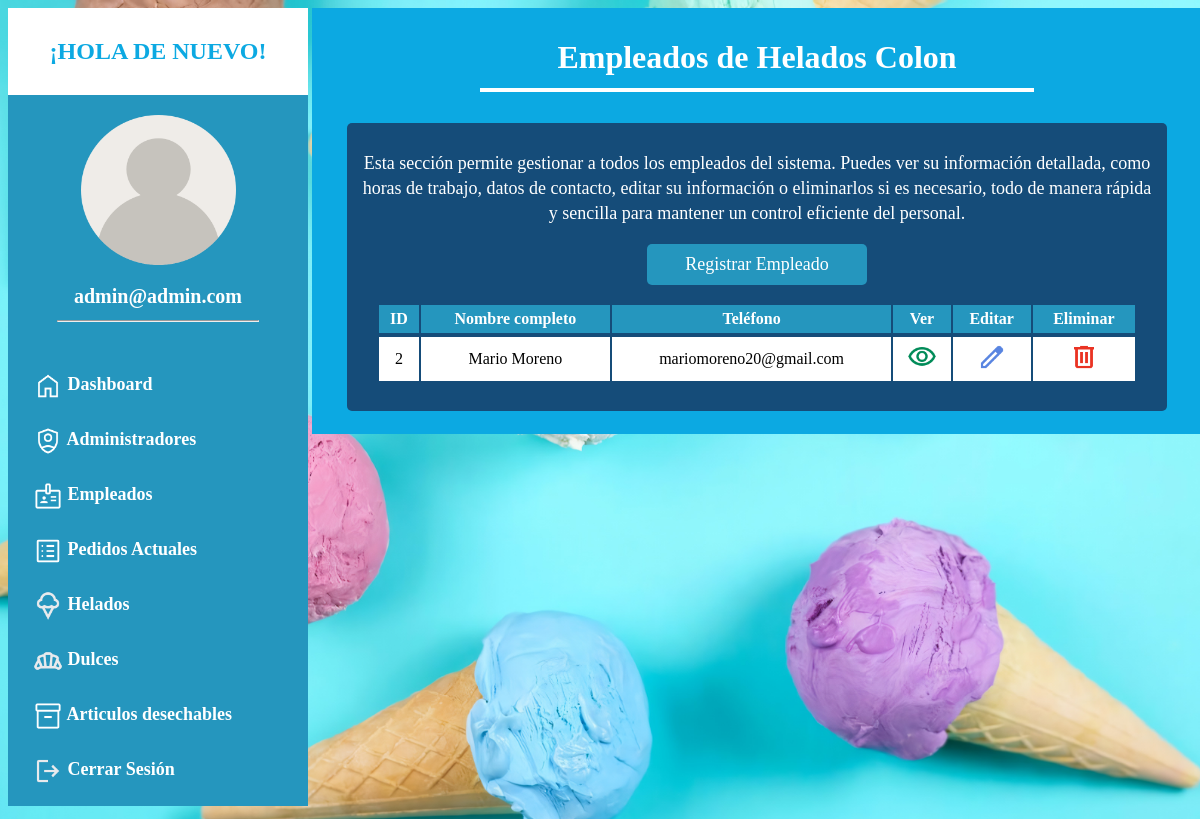
The app's page /empleados.php (signed in) with its own data.
### tables this page shows
CREATE TABLE `empleados` (
  `id_empleado` int(11) NOT NULL,
  `nombre_empleado` varchar(100) DEFAULT NULL,
  `correo_empleado` varchar(100) DEFAULT NULL,
  `fecha_nacimiento_empleado` date DEFAULT NULL,
  `telefono_empleado` char(10) DEFAULT NULL,
  `dias_trabajo` varchar(255) DEFAULT NULL,
  `horas_trabajo` varchar(255) DEFAULT NULL
);

### empleados.php (the view, shortened to what this page needs)
<!DOCTYPE html>
<html lang="en">
<head>
    <link rel="stylesheet" href="style_panel_admin.css">
</head>
<body>
    <div class="ancho">
        <?php
        include "menu_panel_admin.php";
        ?>
        <div class="contenedorpaneladmin">
            <div class="contenedor4 centrar">
                <h1>Empleados de Helados Colon</h1>
                <hr>
            </div>
            <br>
            <div class="contenedor5 centrar">
                <p>Esta sección permite gestionar a todos los empleados del sistema.
                Puedes ver su información detallada, como horas de trabajo, datos de contacto, editar su información o eliminarlos si es necesario, todo de manera rápida y sencilla para mantener un control eficiente del personal.
                </p>
                <a href="registrar_empleado.php" class="btn_registrar_admin_2">Registrar Empleado</a>
                <br><br>
                <table class="centrar">
                    <tr>
                        <th>ID</th>
                        <th>Nombre completo</th>
                        <th>Teléfono</th>
                        <th>Ver</th>
                        <th>Editar</th>
                        <th>Eliminar</th>
                    </tr>
                    <tr>
                        <?php
                        require "conexion.php";
                        $todos_datos = "SELECT * FROM empleados ORDER BY id_empleado ASC";
                        $resultado = mysqli_query($conectar, $todos_datos);
                        while ($fila = mysqli_fetch_assoc($resultado)) {
                        ?>
                    <tr>
                        <td><?php echo $fila["id_empleado"] ?></td>
                        <td><?php echo $fila["nombre_empleado"] ?></td>
                        <td><?php echo $fila["correo_empleado"] ?></td>
                        <td><a href="ver_empleado.php?id=<?php echo $fila['id_empleado']; ?>"><img src="./img/icono_ver.png" class="icono_tabla_admin"></a></td>
                        <td><a href="editar_empleado.php?id=<?php echo $fila['id_empleado']; ?>"><img src="./img/icono_editar.png" class="icono_tabla_admin"></a></td>
                        <td><a href="#" onclick="validar('eliminar_empleado.php?id=<?php echo $fila['id_empleado']; ?>')"><img src="./img/icono_eliminar.png" class="icono_tabla_admin"></a></a></td>
                    </tr>
                <?php
                        }
                ?>
                </table>
                <br>
            </div>
            <br>
        </div>
    </div>
    <br><br>
</body>
</html>

### style_panel_admin.css (style rules this page uses)
body { font-family: 'Times New Roman', Times, serif; background: url(./img/bg.jpg) no-repeat center top; background-size:cover; }
:root { --color1: rgb(37, 150, 190); --color2: white; --color3: #8cf5f9; --color4: #154c79; --color5: #0ca9e2; --color6: red; }
.ancho { width: 1200px; margin: auto; }
.centrar { text-align: center; }
.contenedorpaneladmin { width: 880px; background-color: var(--color5); display: inline-block; vertical-align: top; padding: 5px; }
.contenedor4 { width: 850px; color: var(--color2); padding: 5px; margin-left: 10px; border-radius: 10px; }
.contenedor4 hr { margin-top: -10px; width: 550px; border: 2px var(--color2) solid; }
.contenedor5 { width: 800px; background-color: var(--color4); color: var(--color2); padding: 10px; margin-left: 30px; border-radius: 5px; }
.contenedor5 p { font-size: 18px; line-height: 25px; }
.btn_registrar_admin_2 { width: 200px; display: inline-block; background-color: var(--color1); color: var(--color2); text-decoration: none; padding: 10px; font-size: 18px; border-radius: 5px; }
.icono_tabla_admin { width: 30px; }
table { width: 95%; margin-left: 20px; }
table tr th { padding: 5px 5px; background-color: var(--color1); color: white; }
table tr td { color: black; background-color: var(--color2); padding: 5px 5px; }
.contenedor5 { width: 800px; background-color: var(--color4); color: var(--color5); padding: 10px; margin-left: 30px; border-radius: 5px; }
.contenedor5 p { font-size: 18px; line-height: 25px; color: var(--color2); }

### records on screen
empleados: id_empleado "2", nombre_empleado "Mario Moreno", correo_empleado "mariomoreno20@gmail.com"

### other values on screen
$adminCorreo "admin@admin.com"
